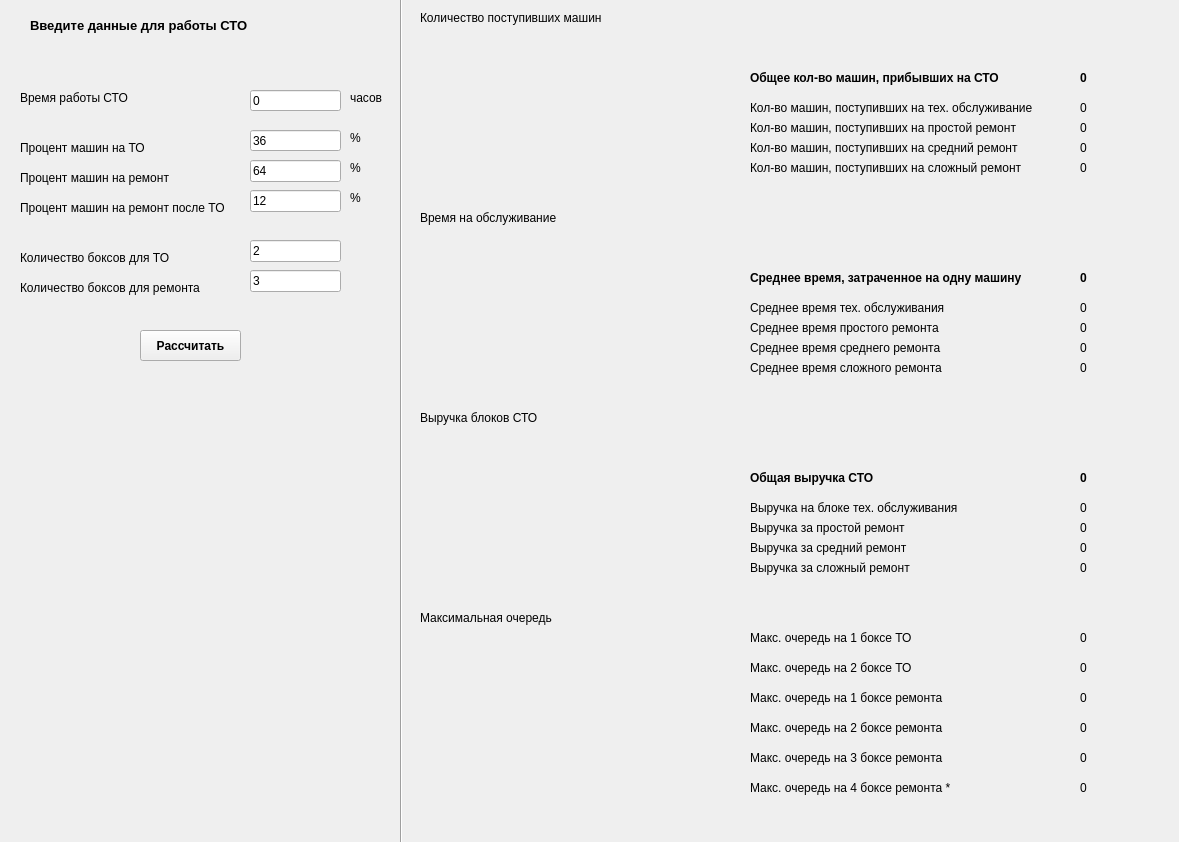
<?xml version="1.0" encoding="UTF-8"?>
<ui version="4.0">
 <class>MainWindow</class>
 <widget class="QMainWindow" name="MainWindow">
  <property name="geometry">
   <rect>
    <x>0</x>
    <y>0</y>
    <width>1179</width>
    <height>842</height>
   </rect>
  </property>
  <property name="windowTitle">
   <string>MainWindow</string>
  </property>
  <widget class="QWidget" name="centralwidget">
   <widget class="QCustomPlot" name="customPlot" native="true">
    <property name="geometry">
     <rect>
      <x>420</x>
      <y>30</y>
      <width>311</width>
      <height>171</height>
     </rect>
    </property>
   </widget>
   <widget class="QPushButton" name="pushButton">
    <property name="geometry">
     <rect>
      <x>140</x>
      <y>330</y>
      <width>101</width>
      <height>31</height>
     </rect>
    </property>
    <property name="font">
     <font>
      <weight>75</weight>
      <bold>true</bold>
     </font>
    </property>
    <property name="text">
     <string>Рассчитать</string>
    </property>
   </widget>
   <widget class="QCustomPlot" name="widget_2" native="true">
    <property name="geometry">
     <rect>
      <x>420</x>
      <y>230</y>
      <width>311</width>
      <height>171</height>
     </rect>
    </property>
   </widget>
   <widget class="QCustomPlot" name="widget_3" native="true">
    <property name="geometry">
     <rect>
      <x>420</x>
      <y>430</y>
      <width>311</width>
      <height>171</height>
     </rect>
    </property>
   </widget>
   <widget class="QLineEdit" name="line_time">
    <property name="geometry">
     <rect>
      <x>250</x>
      <y>90</y>
      <width>91</width>
      <height>21</height>
     </rect>
    </property>
    <property name="text">
     <string>0</string>
    </property>
   </widget>
   <widget class="QLabel" name="label">
    <property name="geometry">
     <rect>
      <x>30</x>
      <y>10</y>
      <width>301</width>
      <height>31</height>
     </rect>
    </property>
    <property name="font">
     <font>
      <pointsize>10</pointsize>
      <weight>75</weight>
      <bold>true</bold>
     </font>
    </property>
    <property name="text">
     <string>Введите данные для работы СТО</string>
    </property>
   </widget>
   <widget class="QLabel" name="label_2">
    <property name="geometry">
     <rect>
      <x>750</x>
      <y>70</y>
      <width>291</width>
      <height>16</height>
     </rect>
    </property>
    <property name="font">
     <font>
      <weight>75</weight>
      <bold>true</bold>
     </font>
    </property>
    <property name="text">
     <string>Общее кол-во машин, прибывших на СТО</string>
    </property>
   </widget>
   <widget class="QLabel" name="label_3">
    <property name="geometry">
     <rect>
      <x>750</x>
      <y>100</y>
      <width>311</width>
      <height>16</height>
     </rect>
    </property>
    <property name="text">
     <string>Кол-во машин, поступивших на тех. обслуживание</string>
    </property>
   </widget>
   <widget class="QLabel" name="label_4">
    <property name="geometry">
     <rect>
      <x>750</x>
      <y>120</y>
      <width>301</width>
      <height>16</height>
     </rect>
    </property>
    <property name="text">
     <string>Кол-во машин, поступивших на простой ремонт</string>
    </property>
   </widget>
   <widget class="QLabel" name="label_5">
    <property name="geometry">
     <rect>
      <x>750</x>
      <y>140</y>
      <width>301</width>
      <height>16</height>
     </rect>
    </property>
    <property name="text">
     <string>Кол-во машин, поступивших на средний ремонт</string>
    </property>
   </widget>
   <widget class="QLabel" name="label_6">
    <property name="geometry">
     <rect>
      <x>750</x>
      <y>160</y>
      <width>301</width>
      <height>16</height>
     </rect>
    </property>
    <property name="text">
     <string>Кол-во машин, поступивших на сложный ремонт</string>
    </property>
   </widget>
   <widget class="QLabel" name="label_7">
    <property name="geometry">
     <rect>
      <x>750</x>
      <y>470</y>
      <width>171</width>
      <height>16</height>
     </rect>
    </property>
    <property name="font">
     <font>
      <weight>75</weight>
      <bold>true</bold>
     </font>
    </property>
    <property name="text">
     <string>Общая выручка СТО</string>
    </property>
   </widget>
   <widget class="QLabel" name="label_8">
    <property name="geometry">
     <rect>
      <x>750</x>
      <y>500</y>
      <width>231</width>
      <height>16</height>
     </rect>
    </property>
    <property name="text">
     <string>Выручка на блоке тех. обслуживания</string>
    </property>
   </widget>
   <widget class="QLabel" name="label_9">
    <property name="geometry">
     <rect>
      <x>750</x>
      <y>520</y>
      <width>181</width>
      <height>16</height>
     </rect>
    </property>
    <property name="text">
     <string>Выручка за простой ремонт</string>
    </property>
   </widget>
   <widget class="QLabel" name="label_10">
    <property name="geometry">
     <rect>
      <x>750</x>
      <y>540</y>
      <width>181</width>
      <height>16</height>
     </rect>
    </property>
    <property name="text">
     <string>Выручка за средний ремонт</string>
    </property>
   </widget>
   <widget class="QLabel" name="label_11">
    <property name="geometry">
     <rect>
      <x>750</x>
      <y>560</y>
      <width>181</width>
      <height>16</height>
     </rect>
    </property>
    <property name="text">
     <string>Выручка за сложный ремонт</string>
    </property>
   </widget>
   <widget class="QLabel" name="label_12">
    <property name="geometry">
     <rect>
      <x>420</x>
      <y>10</y>
      <width>261</width>
      <height>16</height>
     </rect>
    </property>
    <property name="text">
     <string>Количество поступивших машин</string>
    </property>
   </widget>
   <widget class="QLabel" name="label_13">
    <property name="geometry">
     <rect>
      <x>420</x>
      <y>210</y>
      <width>161</width>
      <height>16</height>
     </rect>
    </property>
    <property name="text">
     <string>Время на обслуживание</string>
    </property>
   </widget>
   <widget class="QLabel" name="label_14">
    <property name="geometry">
     <rect>
      <x>420</x>
      <y>410</y>
      <width>131</width>
      <height>16</height>
     </rect>
    </property>
    <property name="text">
     <string>Выручка блоков СТО</string>
    </property>
   </widget>
   <widget class="QLabel" name="label_15">
    <property name="geometry">
     <rect>
      <x>750</x>
      <y>270</y>
      <width>321</width>
      <height>16</height>
     </rect>
    </property>
    <property name="font">
     <font>
      <weight>75</weight>
      <bold>true</bold>
     </font>
    </property>
    <property name="text">
     <string>Среднее время, затраченное на одну машину</string>
    </property>
   </widget>
   <widget class="QLabel" name="label_16">
    <property name="geometry">
     <rect>
      <x>750</x>
      <y>300</y>
      <width>221</width>
      <height>16</height>
     </rect>
    </property>
    <property name="text">
     <string>Среднее время тех. обслуживания</string>
    </property>
   </widget>
   <widget class="QLabel" name="label_17">
    <property name="geometry">
     <rect>
      <x>750</x>
      <y>320</y>
      <width>221</width>
      <height>16</height>
     </rect>
    </property>
    <property name="text">
     <string>Среднее время простого ремонта</string>
    </property>
   </widget>
   <widget class="QLabel" name="label_18">
    <property name="geometry">
     <rect>
      <x>750</x>
      <y>340</y>
      <width>221</width>
      <height>16</height>
     </rect>
    </property>
    <property name="text">
     <string>Среднее время среднего ремонта</string>
    </property>
   </widget>
   <widget class="QLabel" name="label_19">
    <property name="geometry">
     <rect>
      <x>750</x>
      <y>360</y>
      <width>221</width>
      <height>16</height>
     </rect>
    </property>
    <property name="text">
     <string>Среднее время сложного ремонта</string>
    </property>
   </widget>
   <widget class="QLabel" name="label_kol">
    <property name="geometry">
     <rect>
      <x>1080</x>
      <y>70</y>
      <width>80</width>
      <height>16</height>
     </rect>
    </property>
    <property name="font">
     <font>
      <weight>75</weight>
      <bold>true</bold>
     </font>
    </property>
    <property name="styleSheet">
     <string notr="true">QLabel {
  qproperty-alignment: 'AlignVCenter | AlignRight';
  border: 1px solid gray;
}

background-color : white;</string>
    </property>
    <property name="text">
     <string>0</string>
    </property>
   </widget>
   <widget class="QLabel" name="label_j">
    <property name="geometry">
     <rect>
      <x>1080</x>
      <y>100</y>
      <width>80</width>
      <height>16</height>
     </rect>
    </property>
    <property name="styleSheet">
     <string notr="true">QLabel {
  qproperty-alignment: 'AlignVCenter | AlignRight';
  border: 1px solid gray;
}

background-color : white;</string>
    </property>
    <property name="text">
     <string>0</string>
    </property>
   </widget>
   <widget class="QLabel" name="label_r1">
    <property name="geometry">
     <rect>
      <x>1080</x>
      <y>120</y>
      <width>80</width>
      <height>16</height>
     </rect>
    </property>
    <property name="styleSheet">
     <string notr="true">QLabel {
  qproperty-alignment: 'AlignVCenter | AlignRight';
  border: 1px solid gray;
}

background-color : white;</string>
    </property>
    <property name="text">
     <string>0</string>
    </property>
   </widget>
   <widget class="QLabel" name="label_r2">
    <property name="geometry">
     <rect>
      <x>1080</x>
      <y>140</y>
      <width>80</width>
      <height>16</height>
     </rect>
    </property>
    <property name="styleSheet">
     <string notr="true">QLabel {
  qproperty-alignment: 'AlignVCenter | AlignRight';
  border: 1px solid gray;
}

background-color : white;</string>
    </property>
    <property name="text">
     <string>0</string>
    </property>
   </widget>
   <widget class="QLabel" name="label_r3">
    <property name="geometry">
     <rect>
      <x>1080</x>
      <y>160</y>
      <width>80</width>
      <height>16</height>
     </rect>
    </property>
    <property name="styleSheet">
     <string notr="true">QLabel {
  qproperty-alignment: 'AlignVCenter | AlignRight';
  border: 1px solid gray;
}

background-color : white;</string>
    </property>
    <property name="text">
     <string>0</string>
    </property>
   </widget>
   <widget class="QLabel" name="label_t_pr">
    <property name="geometry">
     <rect>
      <x>1080</x>
      <y>320</y>
      <width>80</width>
      <height>16</height>
     </rect>
    </property>
    <property name="styleSheet">
     <string notr="true">QLabel {
  qproperty-alignment: 'AlignVCenter | AlignRight';
  border: 1px solid gray;
}

background-color : white;</string>
    </property>
    <property name="text">
     <string>0</string>
    </property>
   </widget>
   <widget class="QLabel" name="label_t_sr">
    <property name="geometry">
     <rect>
      <x>1080</x>
      <y>340</y>
      <width>80</width>
      <height>16</height>
     </rect>
    </property>
    <property name="styleSheet">
     <string notr="true">QLabel {
  qproperty-alignment: 'AlignVCenter | AlignRight';
  border: 1px solid gray;
}

background-color : white;</string>
    </property>
    <property name="text">
     <string>0</string>
    </property>
   </widget>
   <widget class="QLabel" name="label_t_to">
    <property name="geometry">
     <rect>
      <x>1080</x>
      <y>300</y>
      <width>80</width>
      <height>16</height>
     </rect>
    </property>
    <property name="styleSheet">
     <string notr="true">QLabel {
  qproperty-alignment: 'AlignVCenter | AlignRight';
  border: 1px solid gray;
}

background-color : white;</string>
    </property>
    <property name="text">
     <string>0</string>
    </property>
   </widget>
   <widget class="QLabel" name="label_allTime">
    <property name="geometry">
     <rect>
      <x>1080</x>
      <y>270</y>
      <width>80</width>
      <height>16</height>
     </rect>
    </property>
    <property name="font">
     <font>
      <weight>75</weight>
      <bold>true</bold>
     </font>
    </property>
    <property name="styleSheet">
     <string notr="true">QLabel {
  qproperty-alignment: 'AlignVCenter | AlignRight';
  border: 1px solid gray;
}

background-color : white;</string>
    </property>
    <property name="text">
     <string>0</string>
    </property>
   </widget>
   <widget class="QLabel" name="label_t_sl">
    <property name="geometry">
     <rect>
      <x>1080</x>
      <y>360</y>
      <width>80</width>
      <height>16</height>
     </rect>
    </property>
    <property name="styleSheet">
     <string notr="true">QLabel {
  qproperty-alignment: 'AlignVCenter | AlignRight';
  border: 1px solid gray;
}

background-color : white;</string>
    </property>
    <property name="text">
     <string>0</string>
    </property>
   </widget>
   <widget class="QLabel" name="label_s_pr">
    <property name="geometry">
     <rect>
      <x>1080</x>
      <y>520</y>
      <width>80</width>
      <height>16</height>
     </rect>
    </property>
    <property name="styleSheet">
     <string notr="true">QLabel {
  qproperty-alignment: 'AlignVCenter | AlignRight';
  border: 1px solid gray;
}

background-color : white;</string>
    </property>
    <property name="text">
     <string>0</string>
    </property>
   </widget>
   <widget class="QLabel" name="label_s_sr">
    <property name="geometry">
     <rect>
      <x>1080</x>
      <y>540</y>
      <width>80</width>
      <height>16</height>
     </rect>
    </property>
    <property name="styleSheet">
     <string notr="true">QLabel {
  qproperty-alignment: 'AlignVCenter | AlignRight';
  border: 1px solid gray;
}

background-color : white;</string>
    </property>
    <property name="text">
     <string>0</string>
    </property>
   </widget>
   <widget class="QLabel" name="label_s_to">
    <property name="geometry">
     <rect>
      <x>1080</x>
      <y>500</y>
      <width>80</width>
      <height>16</height>
     </rect>
    </property>
    <property name="styleSheet">
     <string notr="true">QLabel {
  qproperty-alignment: 'AlignVCenter | AlignRight';
  border: 1px solid gray;
}

background-color : white;</string>
    </property>
    <property name="text">
     <string>0</string>
    </property>
   </widget>
   <widget class="QLabel" name="label_sum">
    <property name="geometry">
     <rect>
      <x>1080</x>
      <y>470</y>
      <width>80</width>
      <height>16</height>
     </rect>
    </property>
    <property name="font">
     <font>
      <weight>75</weight>
      <bold>true</bold>
     </font>
    </property>
    <property name="styleSheet">
     <string notr="true">QLabel {
  qproperty-alignment: 'AlignVCenter | AlignRight';
  border: 1px solid gray;
}

background-color : white;</string>
    </property>
    <property name="text">
     <string>0</string>
    </property>
   </widget>
   <widget class="QLabel" name="label_s_sl">
    <property name="geometry">
     <rect>
      <x>1080</x>
      <y>560</y>
      <width>80</width>
      <height>16</height>
     </rect>
    </property>
    <property name="styleSheet">
     <string notr="true">QLabel {
  qproperty-alignment: 'AlignVCenter | AlignRight';
  border: 1px solid gray;
}

background-color : white;</string>
    </property>
    <property name="text">
     <string>0</string>
    </property>
   </widget>
   <widget class="QLabel" name="label_20">
    <property name="geometry">
     <rect>
      <x>350</x>
      <y>90</y>
      <width>55</width>
      <height>16</height>
     </rect>
    </property>
    <property name="font">
     <font>
      <weight>50</weight>
      <bold>false</bold>
     </font>
    </property>
    <property name="text">
     <string>часов</string>
    </property>
   </widget>
   <widget class="QLabel" name="label_21">
    <property name="geometry">
     <rect>
      <x>20</x>
      <y>90</y>
      <width>121</width>
      <height>16</height>
     </rect>
    </property>
    <property name="text">
     <string>Время работы СТО</string>
    </property>
   </widget>
   <widget class="QLabel" name="label_22">
    <property name="geometry">
     <rect>
      <x>20</x>
      <y>140</y>
      <width>141</width>
      <height>16</height>
     </rect>
    </property>
    <property name="text">
     <string>Процент машин на ТО</string>
    </property>
   </widget>
   <widget class="QLabel" name="label_23">
    <property name="geometry">
     <rect>
      <x>20</x>
      <y>170</y>
      <width>171</width>
      <height>16</height>
     </rect>
    </property>
    <property name="text">
     <string>Процент машин на ремонт</string>
    </property>
   </widget>
   <widget class="QLabel" name="label_24">
    <property name="geometry">
     <rect>
      <x>20</x>
      <y>200</y>
      <width>231</width>
      <height>16</height>
     </rect>
    </property>
    <property name="text">
     <string>Процент машин на ремонт после ТО</string>
    </property>
   </widget>
   <widget class="QLineEdit" name="line_pr_to">
    <property name="geometry">
     <rect>
      <x>250</x>
      <y>130</y>
      <width>91</width>
      <height>21</height>
     </rect>
    </property>
    <property name="text">
     <string>36</string>
    </property>
   </widget>
   <widget class="QLineEdit" name="line_pr_rem">
    <property name="geometry">
     <rect>
      <x>250</x>
      <y>160</y>
      <width>91</width>
      <height>22</height>
     </rect>
    </property>
    <property name="text">
     <string>64</string>
    </property>
   </widget>
   <widget class="QLineEdit" name="line_pr_torem">
    <property name="geometry">
     <rect>
      <x>250</x>
      <y>190</y>
      <width>91</width>
      <height>22</height>
     </rect>
    </property>
    <property name="text">
     <string>12</string>
    </property>
   </widget>
   <widget class="QLabel" name="label_och0">
    <property name="geometry">
     <rect>
      <x>1080</x>
      <y>630</y>
      <width>81</width>
      <height>16</height>
     </rect>
    </property>
    <property name="font">
     <font>
      <weight>50</weight>
      <bold>false</bold>
     </font>
    </property>
    <property name="styleSheet">
     <string notr="true">QLabel {
  qproperty-alignment: 'AlignVCenter | AlignRight';
  border: 1px solid gray;
}

background-color : white;</string>
    </property>
    <property name="text">
     <string>0</string>
    </property>
   </widget>
   <widget class="QLabel" name="label_och1">
    <property name="geometry">
     <rect>
      <x>1080</x>
      <y>660</y>
      <width>81</width>
      <height>16</height>
     </rect>
    </property>
    <property name="font">
     <font>
      <weight>50</weight>
      <bold>false</bold>
     </font>
    </property>
    <property name="styleSheet">
     <string notr="true">QLabel {
  qproperty-alignment: 'AlignVCenter | AlignRight';
  border: 1px solid gray;
}

background-color : white;</string>
    </property>
    <property name="text">
     <string>0</string>
    </property>
   </widget>
   <widget class="QLabel" name="label_och2">
    <property name="geometry">
     <rect>
      <x>1080</x>
      <y>690</y>
      <width>81</width>
      <height>16</height>
     </rect>
    </property>
    <property name="font">
     <font>
      <weight>50</weight>
      <bold>false</bold>
     </font>
    </property>
    <property name="styleSheet">
     <string notr="true">QLabel {
  qproperty-alignment: 'AlignVCenter | AlignRight';
  border: 1px solid gray;
}

background-color : white;</string>
    </property>
    <property name="text">
     <string>0</string>
    </property>
   </widget>
   <widget class="QLabel" name="label_och3">
    <property name="geometry">
     <rect>
      <x>1080</x>
      <y>720</y>
      <width>81</width>
      <height>16</height>
     </rect>
    </property>
    <property name="font">
     <font>
      <weight>50</weight>
      <bold>false</bold>
     </font>
    </property>
    <property name="styleSheet">
     <string notr="true">QLabel {
  qproperty-alignment: 'AlignVCenter | AlignRight';
  border: 1px solid gray;
}

background-color : white;</string>
    </property>
    <property name="text">
     <string>0</string>
    </property>
   </widget>
   <widget class="QLabel" name="label_och4">
    <property name="geometry">
     <rect>
      <x>1080</x>
      <y>750</y>
      <width>81</width>
      <height>16</height>
     </rect>
    </property>
    <property name="font">
     <font>
      <weight>50</weight>
      <bold>false</bold>
     </font>
    </property>
    <property name="styleSheet">
     <string notr="true">QLabel {
  qproperty-alignment: 'AlignVCenter | AlignRight';
  border: 1px solid gray;
}

background-color : white;</string>
    </property>
    <property name="text">
     <string>0</string>
    </property>
   </widget>
   <widget class="QLineEdit" name="line_kol_to">
    <property name="geometry">
     <rect>
      <x>250</x>
      <y>240</y>
      <width>91</width>
      <height>22</height>
     </rect>
    </property>
    <property name="text">
     <string>2</string>
    </property>
   </widget>
   <widget class="QLineEdit" name="line_kol_rem">
    <property name="geometry">
     <rect>
      <x>250</x>
      <y>270</y>
      <width>91</width>
      <height>22</height>
     </rect>
    </property>
    <property name="text">
     <string>3</string>
    </property>
   </widget>
   <widget class="QLabel" name="label_och5">
    <property name="geometry">
     <rect>
      <x>1080</x>
      <y>780</y>
      <width>81</width>
      <height>16</height>
     </rect>
    </property>
    <property name="font">
     <font>
      <weight>50</weight>
      <bold>false</bold>
     </font>
    </property>
    <property name="styleSheet">
     <string notr="true">QLabel {
  qproperty-alignment: 'AlignVCenter | AlignRight';
  border: 1px solid gray;
}

background-color : white;</string>
    </property>
    <property name="text">
     <string>0</string>
    </property>
   </widget>
   <widget class="QLabel" name="label_25">
    <property name="geometry">
     <rect>
      <x>420</x>
      <y>610</y>
      <width>171</width>
      <height>16</height>
     </rect>
    </property>
    <property name="text">
     <string>Максимальная очередь </string>
    </property>
   </widget>
   <widget class="QCustomPlot" name="widget_4" native="true">
    <property name="geometry">
     <rect>
      <x>420</x>
      <y>630</y>
      <width>311</width>
      <height>171</height>
     </rect>
    </property>
   </widget>
   <widget class="QLabel" name="label_26">
    <property name="geometry">
     <rect>
      <x>750</x>
      <y>630</y>
      <width>181</width>
      <height>16</height>
     </rect>
    </property>
    <property name="text">
     <string>Макс. очередь на 1 боксе ТО</string>
    </property>
   </widget>
   <widget class="QLabel" name="label_27">
    <property name="geometry">
     <rect>
      <x>750</x>
      <y>660</y>
      <width>181</width>
      <height>16</height>
     </rect>
    </property>
    <property name="text">
     <string>Макс. очередь на 2 боксе ТО</string>
    </property>
   </widget>
   <widget class="QLabel" name="label_28">
    <property name="geometry">
     <rect>
      <x>750</x>
      <y>690</y>
      <width>221</width>
      <height>16</height>
     </rect>
    </property>
    <property name="text">
     <string>Макс. очередь на 1 боксе ремонта</string>
    </property>
   </widget>
   <widget class="QLabel" name="label_29">
    <property name="geometry">
     <rect>
      <x>750</x>
      <y>720</y>
      <width>211</width>
      <height>16</height>
     </rect>
    </property>
    <property name="text">
     <string>Макс. очередь на 2 боксе ремонта</string>
    </property>
   </widget>
   <widget class="QLabel" name="label_30">
    <property name="geometry">
     <rect>
      <x>750</x>
      <y>780</y>
      <width>241</width>
      <height>16</height>
     </rect>
    </property>
    <property name="text">
     <string>Макс. очередь на 4 боксе ремонта *</string>
    </property>
   </widget>
   <widget class="QLabel" name="label_31">
    <property name="geometry">
     <rect>
      <x>750</x>
      <y>750</y>
      <width>211</width>
      <height>16</height>
     </rect>
    </property>
    <property name="text">
     <string>Макс. очередь на 3 боксе ремонта</string>
    </property>
   </widget>
   <widget class="QLabel" name="label_32">
    <property name="geometry">
     <rect>
      <x>350</x>
      <y>130</y>
      <width>55</width>
      <height>16</height>
     </rect>
    </property>
    <property name="text">
     <string>%</string>
    </property>
   </widget>
   <widget class="QLabel" name="label_33">
    <property name="geometry">
     <rect>
      <x>350</x>
      <y>160</y>
      <width>55</width>
      <height>16</height>
     </rect>
    </property>
    <property name="text">
     <string>%</string>
    </property>
   </widget>
   <widget class="QLabel" name="label_34">
    <property name="geometry">
     <rect>
      <x>350</x>
      <y>190</y>
      <width>55</width>
      <height>16</height>
     </rect>
    </property>
    <property name="text">
     <string>%</string>
    </property>
   </widget>
   <widget class="QLabel" name="label_35">
    <property name="geometry">
     <rect>
      <x>20</x>
      <y>250</y>
      <width>171</width>
      <height>16</height>
     </rect>
    </property>
    <property name="text">
     <string>Количество боксов для ТО</string>
    </property>
   </widget>
   <widget class="QLabel" name="label_36">
    <property name="geometry">
     <rect>
      <x>20</x>
      <y>280</y>
      <width>201</width>
      <height>16</height>
     </rect>
    </property>
    <property name="text">
     <string>Количество боксов для ремонта</string>
    </property>
   </widget>
   <widget class="Line" name="line">
    <property name="enabled">
     <bool>true</bool>
    </property>
    <property name="geometry">
     <rect>
      <x>390</x>
      <y>-80</y>
      <width>23</width>
      <height>951</height>
     </rect>
    </property>
    <property name="sizePolicy">
     <sizepolicy hsizetype="Fixed" vsizetype="Fixed">
      <horstretch>0</horstretch>
      <verstretch>0</verstretch>
     </sizepolicy>
    </property>
    <property name="font">
     <font>
      <weight>50</weight>
      <bold>false</bold>
     </font>
    </property>
    <property name="orientation">
     <enum>Qt::Vertical</enum>
    </property>
   </widget>
  </widget>
  <widget class="QMenuBar" name="menubar">
   <property name="geometry">
    <rect>
     <x>0</x>
     <y>0</y>
     <width>1179</width>
     <height>26</height>
    </rect>
   </property>
  </widget>
 </widget>
 <customwidgets>
  <customwidget>
   <class>QCustomPlot</class>
   <extends>QWidget</extends>
   <header>qcustomplot.h</header>
   <container>1</container>
  </customwidget>
 </customwidgets>
 <resources/>
 <connections/>
</ui>
